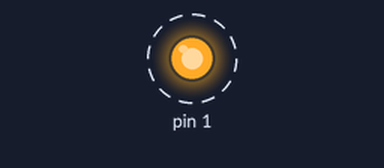
Bench run of a sketch on a simulated Arduino Uno, built with avr-gcc and run on an emulated ATmega328P. Parts: output pins drawn as LEDs (lit = HIGH). Dashed ring = blinking.

Above: at 0.2 s.
Timing chart, 0 to 3.0 s (numbered marks = the images above):
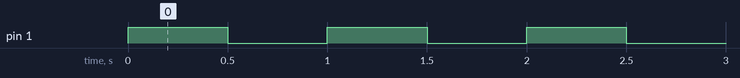

Measured:
- by itself, pin 1: alternates HIGH for 0.50 s and LOW for 0.50 s

The sketch:

Trinket_Blink.ino
```cpp
/*
 *  TrinketBlnk
 *
 *  by Scott Kildall
 *
 *  Easy modification of the blink example. Run this first to
 *  make sure the trinket is working properly. The built-in LED
 *  will blink.
 *
 *  By changing the delayTime, you will change the blink rate,
 *  good check to see if your sketch has taken.
 */

#define delayTime (500)

// the setup function runs once when you press reset or power the board
void setup() {
  // initialize digital pin 1 as an output.
  pinMode(1, OUTPUT);
}

// the loop function runs over and over again forever
void loop() {
  digitalWrite(1, HIGH);   // turn the LED on (HIGH is the voltage level)
  delay(delayTime);              // wait for a second
  digitalWrite(1, LOW);    // turn the LED off by making the voltage LOW
  delay(delayTime);              // wait for a second
}
```
